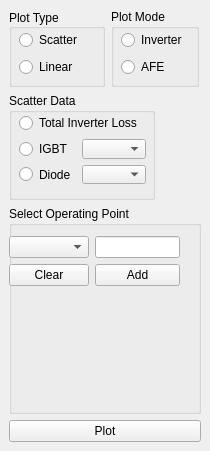
  <widget class="QDockWidget" name="plotControls">
   <property name="enabled">
    <bool>true</bool>
   </property>
   <property name="sizePolicy">
    <sizepolicy hsizetype="Expanding" vsizetype="Expanding">
     <horstretch>0</horstretch>
     <verstretch>0</verstretch>
    </sizepolicy>
   </property>
   <property name="minimumSize">
    <size>
     <width>210</width>
     <height>451</height>
    </size>
   </property>
   <property name="maximumSize">
    <size>
     <width>228</width>
     <height>600</height>
    </size>
   </property>
   <property name="sizeIncrement">
    <size>
     <width>0</width>
     <height>0</height>
    </size>
   </property>
   <property name="layoutDirection">
    <enum>Qt::LeftToRight</enum>
   </property>
   <property name="floating">
    <bool>false</bool>
   </property>
   <property name="features">
    <set>QDockWidget::AllDockWidgetFeatures</set>
   </property>
   <property name="allowedAreas">
    <set>Qt::LeftDockWidgetArea|Qt::RightDockWidgetArea</set>
   </property>
   <property name="windowTitle">
    <string>Controls</string>
   </property>
   <attribute name="dockWidgetArea">
    <number>2</number>
   </attribute>
   <widget class="QWidget" name="dockWidgetContents_4">
    <property name="sizePolicy">
     <sizepolicy hsizetype="Expanding" vsizetype="Expanding">
      <horstretch>0</horstretch>
      <verstretch>0</verstretch>
     </sizepolicy>
    </property>
    <property name="layoutDirection">
     <enum>Qt::LeftToRight</enum>
    </property>
    <layout class="QVBoxLayout" name="verticalLayout_2">
     <item>
      <layout class="QHBoxLayout" name="horizontalLayout_26">
       <item>
        <widget class="QGroupBox" name="plotTypeBox">
         <property name="sizePolicy">
          <sizepolicy hsizetype="Fixed" vsizetype="Fixed">
           <horstretch>0</horstretch>
           <verstretch>0</verstretch>
          </sizepolicy>
         </property>
         <property name="minimumSize">
          <size>
           <width>96</width>
           <height>78</height>
          </size>
         </property>
         <property name="title">
          <string>Plot Type</string>
         </property>
         <property name="alignment">
          <set>Qt::AlignLeading|Qt::AlignLeft|Qt::AlignVCenter</set>
         </property>
         <property name="checkable">
          <bool>false</bool>
         </property>
         <widget class="QWidget" name="layoutWidget">
          <property name="geometry">
           <rect>
            <x>10</x>
            <y>20</y>
            <width>71</width>
            <height>51</height>
           </rect>
          </property>
          <layout class="QVBoxLayout" name="verticalLayout">
           <item>
            <widget class="QRadioButton" name="plotScRadio">
             <property name="text">
              <string>Scatter</string>
             </property>
             <attribute name="buttonGroup">
              <string notr="true">buttonGroupPlotType</string>
             </attribute>
            </widget>
           </item>
           <item>
            <widget class="QRadioButton" name="plotLinRadio">
             <property name="text">
              <string>Linear</string>
             </property>
             <attribute name="buttonGroup">
              <string notr="true">buttonGroupPlotType</string>
             </attribute>
            </widget>
           </item>
          </layout>
         </widget>
        </widget>
       </item>
       <item>
        <widget class="QGroupBox" name="groupBox_2">
         <property name="sizePolicy">
          <sizepolicy hsizetype="Fixed" vsizetype="Fixed">
           <horstretch>0</horstretch>
           <verstretch>0</verstretch>
          </sizepolicy>
         </property>
         <property name="minimumSize">
          <size>
           <width>88</width>
           <height>78</height>
          </size>
         </property>
         <property name="title">
          <string>Plot Mode</string>
         </property>
         <widget class="QWidget" name="verticalLayoutWidget_4">
          <property name="geometry">
           <rect>
            <x>10</x>
            <y>20</y>
            <width>71</width>
            <height>51</height>
           </rect>
          </property>
          <layout class="QVBoxLayout" name="verticalLayout_4">
           <item>
            <widget class="QRadioButton" name="plotInvBtn">
             <property name="text">
              <string>Inverter</string>
             </property>
             <attribute name="buttonGroup">
              <string notr="true">buttonGroupPlotMode</string>
             </attribute>
            </widget>
           </item>
           <item>
            <widget class="QRadioButton" name="plotAFEBtn">
             <property name="text">
              <string>AFE</string>
             </property>
             <attribute name="buttonGroup">
              <string notr="true">buttonGroupPlotMode</string>
             </attribute>
            </widget>
           </item>
          </layout>
         </widget>
        </widget>
       </item>
      </layout>
     </item>
     <item>
      <widget class="QGroupBox" name="scatterDataBox">
       <property name="sizePolicy">
        <sizepolicy hsizetype="Fixed" vsizetype="Fixed">
         <horstretch>0</horstretch>
         <verstretch>0</verstretch>
        </sizepolicy>
       </property>
       <property name="minimumSize">
        <size>
         <width>146</width>
         <height>107</height>
        </size>
       </property>
       <property name="baseSize">
        <size>
         <width>128</width>
         <height>107</height>
        </size>
       </property>
       <property name="layoutDirection">
        <enum>Qt::LeftToRight</enum>
       </property>
       <property name="title">
        <string>Scatter Data</string>
       </property>
       <widget class="QWidget" name="layoutWidget">
        <property name="geometry">
         <rect>
          <x>10</x>
          <y>20</y>
          <width>127</width>
          <height>71</height>
         </rect>
        </property>
        <layout class="QGridLayout" name="gridLayout_2">
         <item row="0" column="0" colspan="2">
          <widget class="QRadioButton" name="invTotalRadio">
           <property name="text">
            <string>Total Inverter Loss</string>
           </property>
           <attribute name="buttonGroup">
            <string notr="true">buttonGroupScatterData</string>
           </attribute>
          </widget>
         </item>
         <item row="2" column="0">
          <widget class="QRadioButton" name="invDiodeRadio">
           <property name="text">
            <string>Diode</string>
           </property>
           <attribute name="buttonGroup">
            <string notr="true">buttonGroupScatterData</string>
           </attribute>
          </widget>
         </item>
         <item row="2" column="1">
          <widget class="QComboBox" name="scDiodeCombo"/>
         </item>
         <item row="1" column="0">
          <widget class="QRadioButton" name="invIgbtRadio">
           <property name="text">
            <string>IGBT </string>
           </property>
           <attribute name="buttonGroup">
            <string notr="true">buttonGroupScatterData</string>
           </attribute>
          </widget>
         </item>
         <item row="1" column="1">
          <widget class="QComboBox" name="scIgbtCombo"/>
         </item>
        </layout>
       </widget>
      </widget>
     </item>
     <item>
      <widget class="QGroupBox" name="opPointBox">
       <property name="sizePolicy">
        <sizepolicy hsizetype="Preferred" vsizetype="Expanding">
         <horstretch>0</horstretch>
         <verstretch>0</verstretch>
        </sizepolicy>
       </property>
       <property name="minimumSize">
        <size>
         <width>178</width>
         <height>183</height>
        </size>
       </property>
       <property name="title">
        <string>Select Operating Point</string>
       </property>
       <widget class="QWidget" name="layoutWidget">
        <property name="geometry">
         <rect>
          <x>0</x>
          <y>30</y>
          <width>171</width>
          <height>181</height>
         </rect>
        </property>
        <layout class="QGridLayout" name="gridLayout">
         <property name="sizeConstraint">
          <enum>QLayout::SetMinimumSize</enum>
         </property>
         <item row="3" column="0" colspan="2">
          <widget class="QLabel" name="opSelectDisplayLabel">
           <property name="sizePolicy">
            <sizepolicy hsizetype="Expanding" vsizetype="Expanding">
             <horstretch>0</horstretch>
             <verstretch>0</verstretch>
            </sizepolicy>
           </property>
           <property name="text">
            <string/>
           </property>
          </widget>
         </item>
         <item row="0" column="0">
          <widget class="QComboBox" name="opComboType"/>
         </item>
         <item row="0" column="1">
          <widget class="QLineEdit" name="opComboInput"/>
         </item>
         <item row="2" column="0" colspan="2">
          <widget class="QLabel" name="opErrorLabel">
           <property name="sizePolicy">
            <sizepolicy hsizetype="Minimum" vsizetype="Minimum">
             <horstretch>0</horstretch>
             <verstretch>0</verstretch>
            </sizepolicy>
           </property>
           <property name="text">
            <string/>
           </property>
          </widget>
         </item>
         <item row="1" column="1">
          <widget class="QPushButton" name="opAddBtn">
           <property name="text">
            <string>Add</string>
           </property>
          </widget>
         </item>
         <item row="1" column="0">
          <widget class="QPushButton" name="opClearBtn">
           <property name="text">
            <string>Clear</string>
           </property>
          </widget>
         </item>
        </layout>
       </widget>
      </widget>
     </item>
     <item>
      <widget class="QPushButton" name="plotBtn">
       <property name="text">
        <string>Plot</string>
       </property>
      </widget>
     </item>
    </layout>
   </widget>
  </widget>
